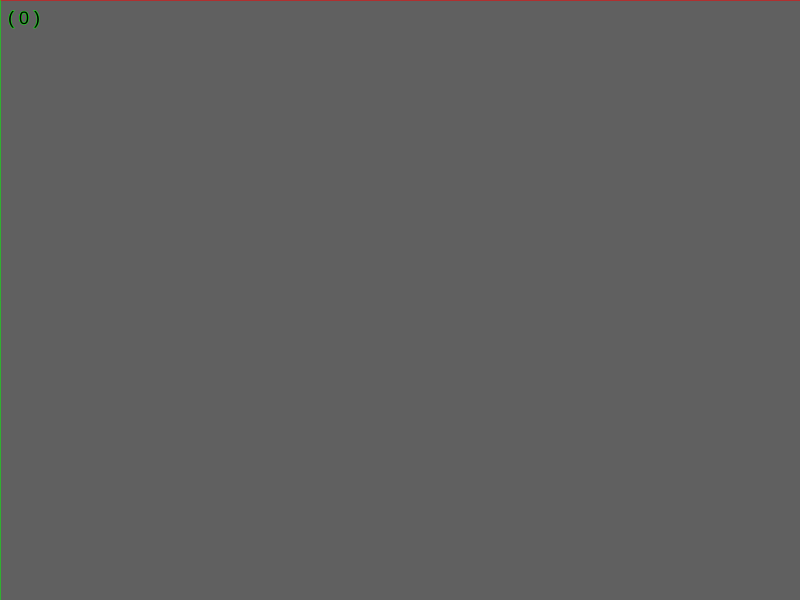
Frame 1 (no input)
Frame 60 (no input): identical to frame 1, image omitted
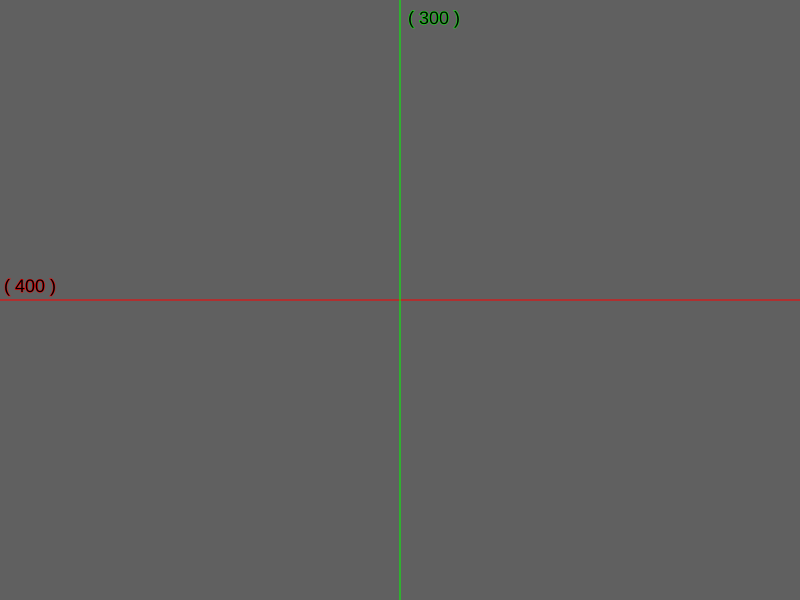
Frame 120 (the mouse pressed at the canvas centre since frame 60)

The p5.js sketch that drew these frames (run headless with seeded random() and noise() and a simulated clock; from frame 60 on, the mouse is pressed at the canvas centre):

// p5.js sketch
// ── sketch.js
/// 인텔리센스 동작을 위한 코드
/// <reference path="../../lib/p5.global-mode.d.ts"/>



function setup()
{
    createCanvas( 800, 600 );

    textSize( 24 );
}

function draw()
{
    background( 96, 96, 96 );

    stroke( 255, 0, 0 );
    line( 0, mouseY, windowWidth, mouseY );
    textSize( 18 );
    text( "( " + parseInt( mouseX ) + " )", 4, mouseY - 8  );

    stroke( 0, 255, 0 );
    line( mouseX, 0, mouseX, windowHeight );
    textSize( 18 );
    //text( "( " + mouseY + " )", mouseX + 8, 24  );
    text( "( " + parseInt( mouseY ) + " )", mouseX + 8, 24  );


}
